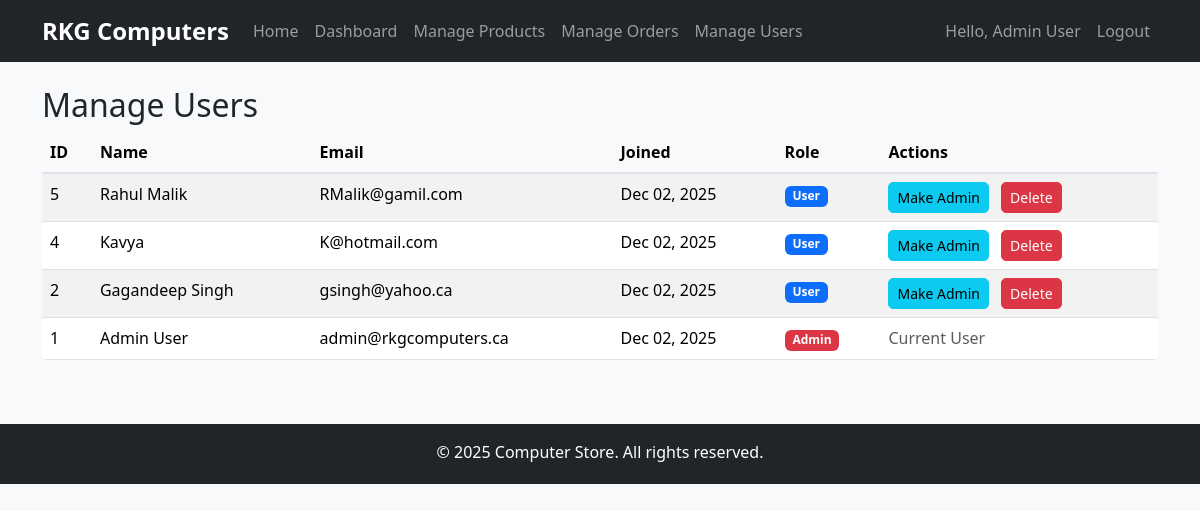
The page /admin/users.php (signed in) on the database its author committed.
### tables this page shows
CREATE TABLE `users` (
  `id` int(11) NOT NULL,
  `name` text NOT NULL,
  `email` text NOT NULL,
  `password` text NOT NULL,
  `is_admin` tinyint(1) NOT NULL DEFAULT 0,
  `created_at` timestamp NOT NULL DEFAULT current_timestamp()
);

### admin/users.php (the view, shortened to what this page needs)
<?php
require_once '../includes/config.php';
require_once 'adminheader.php';
$users = $pdo->query("SELECT * FROM users ORDER BY created_at DESC")->fetchAll();
?>
    <div class="container mt-4">
        <h2>Manage Users</h2>
        <div class="table-responsive">
            <table class="table table-striped">
                <thead>
                    <tr>
                        <th>ID</th>
                        <th>Name</th>
                        <th>Email</th>
                        <th>Joined</th>
                        <th>Role</th>
                        <th>Actions</th>
                    </tr>
                </thead>
                <tbody>
                    <?php foreach ($users as $user): ?>
                        <tr>
                            <td><?php echo $user['id']; ?></td>
                            <td><?php echo $user['name']; ?></td>
                            <td><?php echo $user['email']; ?></td>
                            <td><?php echo date('M d, Y', strtotime($user['created_at'])); ?></td>
                            <td>
                                <span class="badge bg-<?php echo $user['is_admin'] ? 'danger' : 'primary'; ?>">
                                    <?php echo $user['is_admin'] ? 'Admin' : 'User'; ?>
                                </span>
                            </td>
                            <td>
                                <?php if ($user['id'] != $_SESSION['user_id']): ?>
                                    <form method="POST" class="d-inline me-2">
                                        <button type="submit" class="btn btn-sm btn-<?php echo $user['is_admin'] ? 'warning' : 'info'; ?>"
                                                onclick="return confirm('Are you sure you want to change this user\'s admin status?')">
                                            <?php echo $user['is_admin'] ? 'Remove Admin' : 'Make Admin'; ?>
                                        </button>
                                    </form>
                                    <form method="POST" class="d-inline">
                                        <button type="submit" class="btn btn-sm btn-danger"
                                                onclick="return confirm('Are you sure you want to delete this user? This action cannot be undone.')">
                                            Delete
                                        </button>
                                    </form>
                                <?php else: ?>
                                    <span class="text-muted">Current User</span>
                                <?php endif; ?>
                            </td>
                        </tr>
                    <?php endforeach; ?>
                </tbody>
            </table>
        </div>
    </div>
<?php require_once 'adminfooter.php'; ?>

### css/style.css (style rules this page uses)
body { font-family: 'Segoe UI', Tahoma, Geneva, Verdana, sans-serif; background-color: #f8f9fa; }
.btn { border-radius: 5px; font-weight: 500; }
.badge { font-size: 0.75rem; }
.table { background: white; border-radius: 5px; overflow: hidden; }
.table thead th { background-color: #f8f9fa; border-bottom: 2px solid #dee2e6; font-weight: 600; }

### rows shown on the page
users: id "5", name "Rahul Malik", email "RMalik@gamil.com", created_at "Dec 02, 2025", is_admin "User"
users: id "4", name "Kavya", email "K@hotmail.com", created_at "Dec 02, 2025", is_admin "User"
users: id "2", name "Gagandeep Singh", email "gsingh@yahoo.ca", created_at "Dec 02, 2025", is_admin "User"
users: id "1", name "Admin User", email "admin@rkgcomputers.ca", created_at "Dec 02, 2025", is_admin "Admin", shows "Current User"

### other values the page prints
$_SESSION['user_name'] "Admin User"
